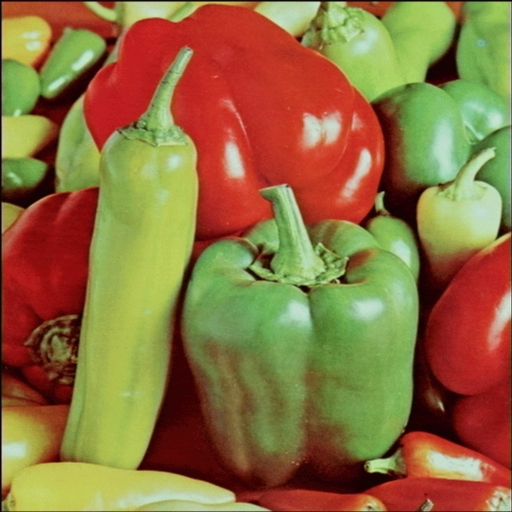
%> input picture tools/denoise/FrameletCode/FrameletCode/peppers.jpg, 512 x 512 px
$ octave Example_ImageDenoising1.m   (GNU Octave 9; MATLAB toolbox functions it lacks are replaced by stand-ins)
%> lines starting %> are read from the running program, lines starting %| are printed output that depends on the picture
s1 = double(imread('peppers.jpg'));	% load image as a double
s = s1(:,:,3);                      % convert to a 2-D image
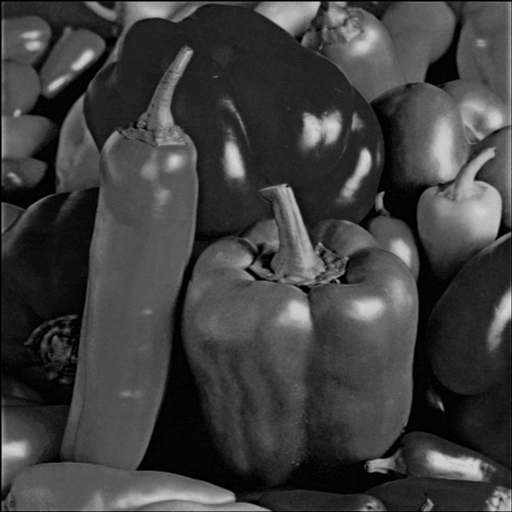
%> s: size 512x512 double; min 0, max 225, mean 63.2
figure(1)                           % figure 1 displays the original image
imagesc(s)
colormap(gray)
axis image
title('Original Image')
x = s +  0.2*255*randn(size(s));          % add Gaussian noise to the original image
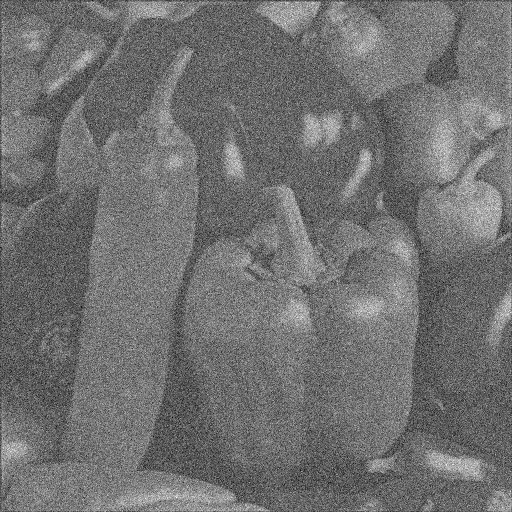
%> x: size 512x512 double; min -207.1, max 401.6, mean 63.1; drawn with min black and max white
figure(2)                           % figure 2 displays the noisy image
imagesc(x)
colormap(gray)
axis image
title('Noisy Image')
T = 20;                             % choose a threshold of 20
%> (the run ends here)
